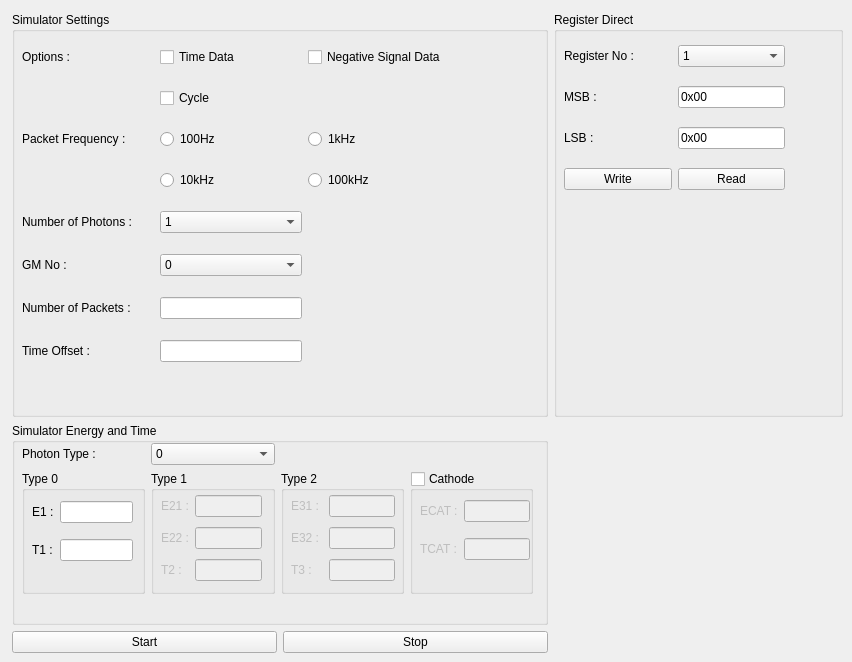
    <widget class="QWidget" name="simTab">
     <attribute name="title">
      <string>Simulator</string>
     </attribute>
     <widget class="QWidget" name="layoutWidget10">
      <property name="geometry">
       <rect>
        <x>12</x>
        <y>12</y>
        <width>831</width>
        <height>641</height>
       </rect>
      </property>
      <layout class="QGridLayout" name="gridLayout_49" rowstretch="60,30,10" columnstretch="65,35">
       <item row="0" column="0">
        <widget class="QGroupBox" name="simSettingsGroup">
         <property name="title">
          <string>Simulator Settings</string>
         </property>
         <widget class="QWidget" name="gridLayoutWidget">
          <property name="geometry">
           <rect>
            <x>10</x>
            <y>20</y>
            <width>427</width>
            <height>351</height>
           </rect>
          </property>
          <layout class="QGridLayout" name="gridLayout_24" columnstretch="28,30,30">
           <item row="4" column="1">
            <widget class="QComboBox" name="simNoOfPhotonsCombo">
             <item>
              <property name="text">
               <string>1</string>
              </property>
             </item>
             <item>
              <property name="text">
               <string>2</string>
              </property>
             </item>
             <item>
              <property name="text">
               <string>3</string>
              </property>
             </item>
             <item>
              <property name="text">
               <string>4</string>
              </property>
             </item>
            </widget>
           </item>
           <item row="7" column="1">
            <widget class="QLineEdit" name="simTimeOffsetEdit"/>
           </item>
           <item row="2" column="2">
            <widget class="QRadioButton" name="simPktFreq_1kHz_radio">
             <property name="text">
              <string>1kHz</string>
             </property>
             <attribute name="buttonGroup">
              <string notr="true">simPktFreqGroup</string>
             </attribute>
            </widget>
           </item>
           <item row="2" column="1">
            <widget class="QRadioButton" name="simPktFreq_100Hz_radio">
             <property name="text">
              <string>100Hz</string>
             </property>
             <attribute name="buttonGroup">
              <string notr="true">simPktFreqGroup</string>
             </attribute>
            </widget>
           </item>
           <item row="3" column="2">
            <widget class="QRadioButton" name="simPktFreq_100kHz_radio">
             <property name="text">
              <string>100kHz</string>
             </property>
             <attribute name="buttonGroup">
              <string notr="true">simPktFreqGroup</string>
             </attribute>
            </widget>
           </item>
           <item row="0" column="1">
            <widget class="QCheckBox" name="simTimeDataCheck">
             <property name="text">
              <string>Time Data</string>
             </property>
            </widget>
           </item>
           <item row="0" column="0">
            <widget class="QLabel" name="simOptionsLab">
             <property name="text">
              <string>Options :</string>
             </property>
            </widget>
           </item>
           <item row="3" column="1">
            <widget class="QRadioButton" name="simPktFreq_10kHz_radio">
             <property name="text">
              <string>10kHz</string>
             </property>
             <attribute name="buttonGroup">
              <string notr="true">simPktFreqGroup</string>
             </attribute>
            </widget>
           </item>
           <item row="2" column="0">
            <widget class="QLabel" name="simPktFreqLab">
             <property name="text">
              <string>Packet Frequency :</string>
             </property>
            </widget>
           </item>
           <item row="5" column="0">
            <widget class="QLabel" name="simGMNoLab">
             <property name="text">
              <string>GM No :</string>
             </property>
            </widget>
           </item>
           <item row="6" column="0">
            <widget class="QLabel" name="simNoOfPktsLab">
             <property name="text">
              <string>Number of Packets :</string>
             </property>
            </widget>
           </item>
           <item row="6" column="1">
            <widget class="QLineEdit" name="simNoOfPktsEdit">
             <property name="inputMethodHints">
              <set>Qt::ImhNone</set>
             </property>
            </widget>
           </item>
           <item row="4" column="0">
            <widget class="QLabel" name="simNoOfPhotonsLab">
             <property name="text">
              <string>Number of Photons :</string>
             </property>
            </widget>
           </item>
           <item row="7" column="0">
            <widget class="QLabel" name="simTimeOffsetLab">
             <property name="text">
              <string>Time Offset :</string>
             </property>
            </widget>
           </item>
           <item row="5" column="1">
            <widget class="QComboBox" name="simGMNoCombo">
             <item>
              <property name="text">
               <string>0</string>
              </property>
             </item>
             <item>
              <property name="text">
               <string>1</string>
              </property>
             </item>
             <item>
              <property name="text">
               <string>2</string>
              </property>
             </item>
             <item>
              <property name="text">
               <string>3</string>
              </property>
             </item>
            </widget>
           </item>
           <item row="1" column="1">
            <widget class="QCheckBox" name="simCycleCheck">
             <property name="text">
              <string>Cycle</string>
             </property>
            </widget>
           </item>
           <item row="0" column="2">
            <widget class="QCheckBox" name="simNegSignalData">
             <property name="text">
              <string>Negative Signal Data</string>
             </property>
            </widget>
           </item>
          </layout>
         </widget>
        </widget>
       </item>
       <item row="0" column="1">
        <widget class="QGroupBox" name="simRegDirectGroup">
         <property name="title">
          <string>Register Direct</string>
         </property>
         <widget class="QWidget" name="layoutWidget201">
          <property name="geometry">
           <rect>
            <x>10</x>
            <y>20</y>
            <width>221</width>
            <height>171</height>
           </rect>
          </property>
          <layout class="QGridLayout" name="gridLayout_32" columnstretch="50,50">
           <item row="0" column="0">
            <widget class="QLabel" name="simRegNoLabel">
             <property name="text">
              <string>Register No :</string>
             </property>
            </widget>
           </item>
           <item row="0" column="1">
            <widget class="QComboBox" name="simRegNoCombo">
             <item>
              <property name="text">
               <string>1</string>
              </property>
             </item>
             <item>
              <property name="text">
               <string>2</string>
              </property>
             </item>
             <item>
              <property name="text">
               <string>3</string>
              </property>
             </item>
             <item>
              <property name="text">
               <string>4</string>
              </property>
             </item>
             <item>
              <property name="text">
               <string>5</string>
              </property>
             </item>
             <item>
              <property name="text">
               <string>6</string>
              </property>
             </item>
             <item>
              <property name="text">
               <string>7</string>
              </property>
             </item>
             <item>
              <property name="text">
               <string>8</string>
              </property>
             </item>
             <item>
              <property name="text">
               <string>9</string>
              </property>
             </item>
             <item>
              <property name="text">
               <string>10</string>
              </property>
             </item>
            </widget>
           </item>
           <item row="1" column="0">
            <widget class="QLabel" name="simRegMSBLabel">
             <property name="text">
              <string>MSB :</string>
             </property>
            </widget>
           </item>
           <item row="1" column="1">
            <widget class="QLineEdit" name="simRegMSBEdit">
             <property name="text">
              <string>0x00</string>
             </property>
            </widget>
           </item>
           <item row="2" column="0">
            <widget class="QLabel" name="simRegLSBLabel">
             <property name="text">
              <string>LSB :</string>
             </property>
            </widget>
           </item>
           <item row="2" column="1">
            <widget class="QLineEdit" name="simRegLSBEdit">
             <property name="text">
              <string>0x00</string>
             </property>
            </widget>
           </item>
           <item row="3" column="0">
            <widget class="QPushButton" name="simRegWriteButton">
             <property name="text">
              <string>Write</string>
             </property>
            </widget>
           </item>
           <item row="3" column="1">
            <widget class="QPushButton" name="simRegReadButton">
             <property name="text">
              <string>Read</string>
             </property>
            </widget>
           </item>
          </layout>
         </widget>
        </widget>
       </item>
       <item row="1" column="0">
        <widget class="QGroupBox" name="simEnergyAndTimeGroup">
         <property name="title">
          <string>Simulator Energy and Time</string>
         </property>
         <widget class="QWidget" name="layoutWidget522">
          <property name="geometry">
           <rect>
            <x>10</x>
            <y>20</y>
            <width>511</width>
            <height>151</height>
           </rect>
          </property>
          <layout class="QGridLayout" name="gridLayout_44" columnstretch="0,0,0,0">
           <item row="1" column="2">
            <widget class="QGroupBox" name="simPhotonType2Group">
             <property name="title">
              <string>Type 2</string>
             </property>
             <widget class="QWidget" name="gridLayoutWidget_5">
              <property name="geometry">
               <rect>
                <x>10</x>
                <y>20</y>
                <width>104</width>
                <height>95</height>
               </rect>
              </property>
              <layout class="QGridLayout" name="gridLayout_42">
               <item row="2" column="0">
                <widget class="QLabel" name="simT3Lab">
                 <property name="enabled">
                  <bool>false</bool>
                 </property>
                 <property name="text">
                  <string>T3 :</string>
                 </property>
                </widget>
               </item>
               <item row="0" column="0">
                <widget class="QLabel" name="simE31Lab">
                 <property name="enabled">
                  <bool>false</bool>
                 </property>
                 <property name="text">
                  <string>E31 : </string>
                 </property>
                </widget>
               </item>
               <item row="1" column="0">
                <widget class="QLabel" name="simE32Lab">
                 <property name="enabled">
                  <bool>false</bool>
                 </property>
                 <property name="text">
                  <string>E32 :</string>
                 </property>
                </widget>
               </item>
               <item row="0" column="1">
                <widget class="QLineEdit" name="simE31Edit">
                 <property name="enabled">
                  <bool>false</bool>
                 </property>
                </widget>
               </item>
               <item row="1" column="1">
                <widget class="QLineEdit" name="simE32Edit">
                 <property name="enabled">
                  <bool>false</bool>
                 </property>
                </widget>
               </item>
               <item row="2" column="1">
                <widget class="QLineEdit" name="simT3Edit">
                 <property name="enabled">
                  <bool>false</bool>
                 </property>
                </widget>
               </item>
              </layout>
             </widget>
            </widget>
           </item>
           <item row="1" column="1">
            <widget class="QGroupBox" name="simPhotonType1Group">
             <property name="title">
              <string>Type 1</string>
             </property>
             <property name="flat">
              <bool>false</bool>
             </property>
             <widget class="QWidget" name="gridLayoutWidget_3">
              <property name="geometry">
               <rect>
                <x>10</x>
                <y>20</y>
                <width>101</width>
                <height>95</height>
               </rect>
              </property>
              <layout class="QGridLayout" name="gridLayout_36">
               <item row="2" column="0">
                <widget class="QLabel" name="simT2Lab">
                 <property name="enabled">
                  <bool>false</bool>
                 </property>
                 <property name="text">
                  <string>T2 :</string>
                 </property>
                </widget>
               </item>
               <item row="1" column="0">
                <widget class="QLabel" name="simE22Lab">
                 <property name="enabled">
                  <bool>false</bool>
                 </property>
                 <property name="text">
                  <string>E22 :</string>
                 </property>
                </widget>
               </item>
               <item row="0" column="0">
                <widget class="QLabel" name="simE21Lab">
                 <property name="enabled">
                  <bool>false</bool>
                 </property>
                 <property name="text">
                  <string>E21 :</string>
                 </property>
                </widget>
               </item>
               <item row="0" column="1">
                <widget class="QLineEdit" name="simE21Edit">
                 <property name="enabled">
                  <bool>false</bool>
                 </property>
                </widget>
               </item>
               <item row="1" column="1">
                <widget class="QLineEdit" name="simE22Edit">
                 <property name="enabled">
                  <bool>false</bool>
                 </property>
                </widget>
               </item>
               <item row="2" column="1">
                <widget class="QLineEdit" name="simT2Edit">
                 <property name="enabled">
                  <bool>false</bool>
                 </property>
                </widget>
               </item>
              </layout>
             </widget>
            </widget>
           </item>
           <item row="0" column="0">
            <widget class="QLabel" name="simPhotonTypeLab">
             <property name="text">
              <string>Photon Type :</string>
             </property>
            </widget>
           </item>
           <item row="0" column="1">
            <widget class="QComboBox" name="simPhotonTypeCombo">
             <item>
              <property name="text">
               <string>0</string>
              </property>
             </item>
             <item>
              <property name="text">
               <string>1</string>
              </property>
             </item>
             <item>
              <property name="text">
               <string>2</string>
              </property>
             </item>
            </widget>
           </item>
           <item row="1" column="0">
            <widget class="QGroupBox" name="simPhotonType0Group">
             <property name="title">
              <string>Type 0</string>
             </property>
             <widget class="QWidget" name="gridLayoutWidget_2">
              <property name="geometry">
               <rect>
                <x>10</x>
                <y>20</y>
                <width>101</width>
                <height>80</height>
               </rect>
              </property>
              <layout class="QGridLayout" name="gridLayout_30">
               <item row="0" column="0">
                <widget class="QLabel" name="simE1Lab">
                 <property name="text">
                  <string>E1 :</string>
                 </property>
                </widget>
               </item>
               <item row="1" column="0">
                <widget class="QLabel" name="simT1Lab">
                 <property name="text">
                  <string>T1 :</string>
                 </property>
                </widget>
               </item>
               <item row="0" column="1">
                <widget class="QLineEdit" name="simE1Edit"/>
               </item>
               <item row="1" column="1">
                <widget class="QLineEdit" name="simT1Edit"/>
               </item>
              </layout>
             </widget>
            </widget>
           </item>
           <item row="1" column="3">
            <widget class="QGroupBox" name="simCathodeGroup">
             <property name="title">
              <string>Cathode</string>
             </property>
             <property name="checkable">
              <bool>true</bool>
             </property>
             <property name="checked">
              <bool>false</bool>
             </property>
             <widget class="QWidget" name="gridLayoutWidget_10">
              <property name="geometry">
               <rect>
                <x>10</x>
                <y>19</y>
                <width>110</width>
                <height>81</height>
               </rect>
              </property>
              <layout class="QGridLayout" name="gridLayout_43">
               <item row="0" column="0">
                <widget class="QLabel" name="simECATLab">
                 <property name="text">
                  <string>ECAT :</string>
                 </property>
                </widget>
               </item>
               <item row="1" column="0">
                <widget class="QLabel" name="simTCATLab">
                 <property name="text">
                  <string>TCAT :</string>
                 </property>
                </widget>
               </item>
               <item row="0" column="1">
                <widget class="QLineEdit" name="simECATEdit"/>
               </item>
               <item row="1" column="1">
                <widget class="QLineEdit" name="simTCATEdit"/>
               </item>
              </layout>
             </widget>
            </widget>
           </item>
          </layout>
         </widget>
        </widget>
       </item>
       <item row="2" column="0">
        <layout class="QHBoxLayout" name="horizontalLayout">
         <item>
          <widget class="QPushButton" name="startSimBtn">
           <property name="text">
            <string>Start</string>
           </property>
          </widget>
         </item>
         <item>
          <widget class="QPushButton" name="stopSimBtn">
           <property name="text">
            <string>Stop</string>
           </property>
          </widget>
         </item>
        </layout>
       </item>
      </layout>
     </widget>
    </widget>
